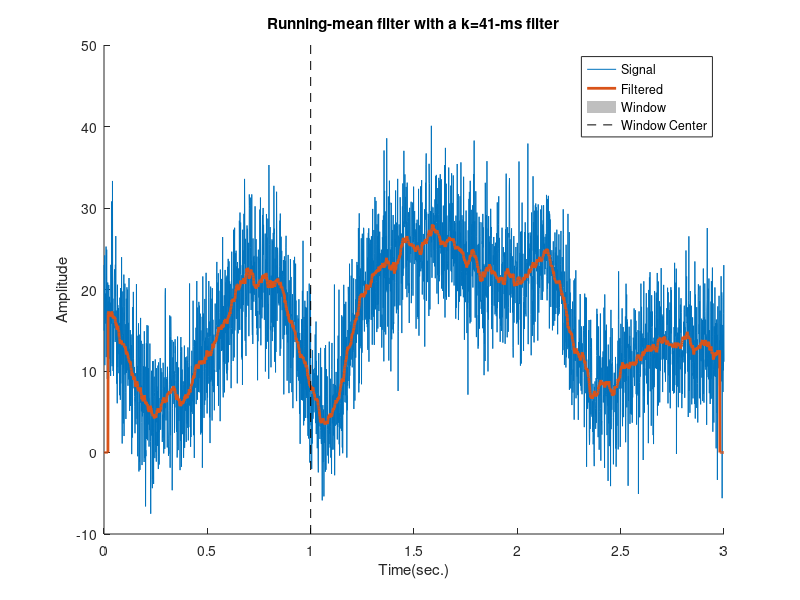

Write the MATLAB code that produced this figure.
%%
clc
clear
% close all



%%

% Create signal
srate = 1000; % Hz sample rate
time = 0:1/srate:3; % splite from 1 to 3| step = 1/srate
n = length(time); % number of sample
p = 15; % poles for random interpolation

% Noise level, measured in standard deviation
noiseamp = 5;

% amplitude modulator and noise level
ampl = interp1(rand(p,1)*30, linspace(1,p,n));
noise = noiseamp * randn(size(time));
signal = ampl + noise;
 subplot(2,1,1);
 plot(time,ampl);
 subplot(2,1,2);
 plot(time,signal);
 pause; % Pauses until a key is pressed
 disp('Key pressed, continuing.');

% initialize filtered signal vector
filtsig = zeros(size(signal));

% implement the running mean filter
k = 20; % filter window is k*2+1

for i=k+1:n-k-1
    % each point is the avarage of k surrounding points
    filtsig(i)= mean(signal(i-k:i+k));
end

% compute the window size in ms
windowsize = 1000*(k*2+1)/ srate;

% plot the noisy and filtered signals
figure(1), clf, hold on
plot(time, signal, time, filtsig, "linew", 2)

% draw a patch to indicate the window size
tidx = dsearchn(time', 1);
ylim = get (gca, "ylim");
patch(time([tidx-k tidx-k tidx-k tidx-k ]),ylim([1 2 2 1]), "k", ...
    "facealpha", .25, "linestyle", "none")
plot (time([tidx tidx]), ylim, "k--")

xlabel("Time(sec.)"), ylabel("Amplitude")
title([ "Running-mean filter with a k=" num2str(round(windowsize)) "-ms filter"])
legend({"Signal" ; "Filtered" ; "Window" ; "Window Center"})
zoom on

%% done

